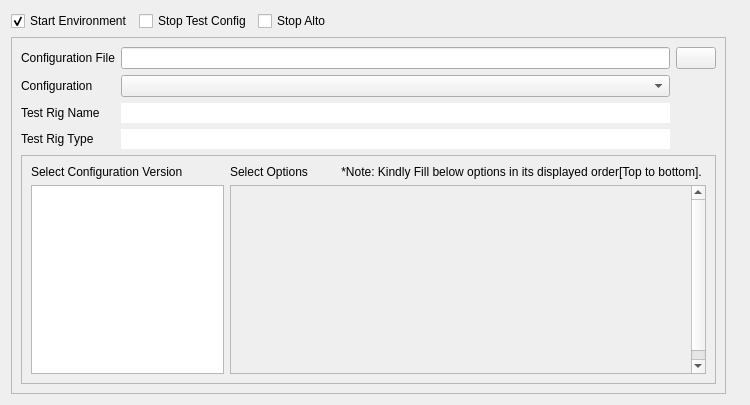
<?xml version="1.0" encoding="UTF-8"?>
<ui version="4.0">
 <class>GTAOneClickWidget</class>
 <widget class="QWidget" name="GTAOneClickWidget">
  <property name="geometry">
   <rect>
    <x>0</x>
    <y>0</y>
    <width>750</width>
    <height>405</height>
   </rect>
  </property>
  <property name="windowTitle">
   <string>Form</string>
  </property>
  <layout class="QGridLayout" name="gridLayout_4">
   <item row="0" column="0">
    <layout class="QHBoxLayout" name="horizontalLayout_2">
     <item>
      <widget class="QCheckBox" name="StartEnvCB">
       <property name="text">
        <string>Start Environment</string>
       </property>
       <property name="checked">
        <bool>true</bool>
       </property>
      </widget>
     </item>
     <item>
      <widget class="QCheckBox" name="StopTestConfigCB">
       <property name="text">
        <string>Stop Test Config</string>
       </property>
      </widget>
     </item>
     <item>
      <widget class="QCheckBox" name="StopAltoCB">
       <property name="sizePolicy">
        <sizepolicy hsizetype="Fixed" vsizetype="Fixed">
         <horstretch>0</horstretch>
         <verstretch>0</verstretch>
        </sizepolicy>
       </property>
       <property name="text">
        <string>Stop Alto</string>
       </property>
      </widget>
     </item>
     <item>
      <spacer name="horizontalSpacer">
       <property name="orientation">
        <enum>Qt::Horizontal</enum>
       </property>
       <property name="sizeHint" stdset="0">
        <size>
         <width>40</width>
         <height>20</height>
        </size>
       </property>
      </spacer>
     </item>
    </layout>
   </item>
   <item row="1" column="0">
    <widget class="QFrame" name="OneClickFrame">
     <property name="frameShape">
      <enum>QFrame::StyledPanel</enum>
     </property>
     <property name="frameShadow">
      <enum>QFrame::Raised</enum>
     </property>
     <layout class="QGridLayout" name="gridLayout_2">
      <item row="0" column="0">
       <layout class="QGridLayout" name="gridLayout">
        <item row="0" column="0">
         <widget class="QLabel" name="ConfNameLabel">
          <property name="sizePolicy">
           <sizepolicy hsizetype="Maximum" vsizetype="Fixed">
            <horstretch>0</horstretch>
            <verstretch>0</verstretch>
           </sizepolicy>
          </property>
          <property name="text">
           <string>Configuration File</string>
          </property>
         </widget>
        </item>
        <item row="0" column="1">
         <widget class="QLineEdit" name="ConfFileLE">
          <property name="readOnly">
           <bool>true</bool>
          </property>
         </widget>
        </item>
        <item row="0" column="2">
         <widget class="QPushButton" name="SearchPB">
          <property name="sizePolicy">
           <sizepolicy hsizetype="Maximum" vsizetype="Fixed">
            <horstretch>0</horstretch>
            <verstretch>0</verstretch>
           </sizepolicy>
          </property>
          <property name="text">
           <string/>
          </property>
          <property name="icon">
           <iconset>
            <normaloff>:/images/forms/img/SEARCH.png</normaloff>:/images/forms/img/SEARCH.png</iconset>
          </property>
         </widget>
        </item>
        <item row="2" column="0">
         <widget class="QLabel" name="TestRigLabel">
          <property name="text">
           <string>Test Rig Name</string>
          </property>
         </widget>
        </item>
        <item row="2" column="1">
         <widget class="QLineEdit" name="TestRigNameLE">
          <property name="frame">
           <bool>false</bool>
          </property>
          <property name="readOnly">
           <bool>true</bool>
          </property>
         </widget>
        </item>
        <item row="3" column="0">
         <widget class="QLabel" name="TestRigTypeLbl">
          <property name="text">
           <string>Test Rig Type</string>
          </property>
         </widget>
        </item>
        <item row="3" column="1">
         <widget class="QLineEdit" name="TestRigTypeValueLE">
          <property name="frame">
           <bool>false</bool>
          </property>
          <property name="readOnly">
           <bool>true</bool>
          </property>
         </widget>
        </item>
        <item row="1" column="1">
         <widget class="QComboBox" name="ConfigurationCB"/>
        </item>
        <item row="1" column="0">
         <widget class="QLabel" name="ConfigurationLbl">
          <property name="sizePolicy">
           <sizepolicy hsizetype="Fixed" vsizetype="Preferred">
            <horstretch>0</horstretch>
            <verstretch>0</verstretch>
           </sizepolicy>
          </property>
          <property name="text">
           <string>Configuration</string>
          </property>
         </widget>
        </item>
       </layout>
      </item>
      <item row="1" column="0">
       <widget class="QFrame" name="frame">
        <property name="frameShape">
         <enum>QFrame::StyledPanel</enum>
        </property>
        <property name="frameShadow">
         <enum>QFrame::Raised</enum>
        </property>
        <layout class="QGridLayout" name="gridLayout_3">
         <item row="0" column="0">
          <widget class="QLabel" name="label">
           <property name="text">
            <string>Select Configuration Version</string>
           </property>
          </widget>
         </item>
         <item row="0" column="1">
          <widget class="QLabel" name="label_2">
           <property name="sizePolicy">
            <sizepolicy hsizetype="Preferred" vsizetype="Preferred">
             <horstretch>0</horstretch>
             <verstretch>0</verstretch>
            </sizepolicy>
           </property>
           <property name="text">
            <string>Select Options          *Note: Kindly Fill below options in its displayed order[Top to bottom]. </string>
           </property>
          </widget>
         </item>
         <item row="1" column="0">
          <widget class="QListWidget" name="ApplicationLB">
           <property name="sizePolicy">
            <sizepolicy hsizetype="Expanding" vsizetype="Expanding">
             <horstretch>0</horstretch>
             <verstretch>0</verstretch>
            </sizepolicy>
           </property>
          </widget>
         </item>
         <item row="1" column="1">
          <widget class="QScrollArea" name="DynamicOptionSA">
           <property name="sizePolicy">
            <sizepolicy hsizetype="Expanding" vsizetype="Expanding">
             <horstretch>0</horstretch>
             <verstretch>0</verstretch>
            </sizepolicy>
           </property>
           <property name="minimumSize">
            <size>
             <width>0</width>
             <height>0</height>
            </size>
           </property>
           <property name="verticalScrollBarPolicy">
            <enum>Qt::ScrollBarAsNeeded</enum>
           </property>
           <property name="widgetResizable">
            <bool>false</bool>
           </property>
           <widget class="QWidget" name="scrollAreaWidgetContents">
            <property name="geometry">
             <rect>
              <x>0</x>
              <y>0</y>
              <width>412</width>
              <height>198</height>
             </rect>
            </property>
            <layout class="QFormLayout" name="formLayout">
             <property name="sizeConstraint">
              <enum>QLayout::SetMinAndMaxSize</enum>
             </property>
             <property name="fieldGrowthPolicy">
              <enum>QFormLayout::AllNonFixedFieldsGrow</enum>
             </property>
            </layout>
           </widget>
          </widget>
         </item>
        </layout>
       </widget>
      </item>
     </layout>
    </widget>
   </item>
   <item row="1" column="1">
    <widget class="QLabel" name="TestRigNameValueLbl">
     <property name="sizePolicy">
      <sizepolicy hsizetype="Preferred" vsizetype="Expanding">
       <horstretch>0</horstretch>
       <verstretch>0</verstretch>
      </sizepolicy>
     </property>
     <property name="text">
      <string/>
     </property>
    </widget>
   </item>
  </layout>
 </widget>
 <tabstops>
  <tabstop>ConfFileLE</tabstop>
  <tabstop>SearchPB</tabstop>
  <tabstop>ConfigurationCB</tabstop>
  <tabstop>TestRigNameLE</tabstop>
  <tabstop>TestRigTypeValueLE</tabstop>
  <tabstop>DynamicOptionSA</tabstop>
  <tabstop>ApplicationLB</tabstop>
 </tabstops>
 <resources/>
 <connections/>
</ui>
